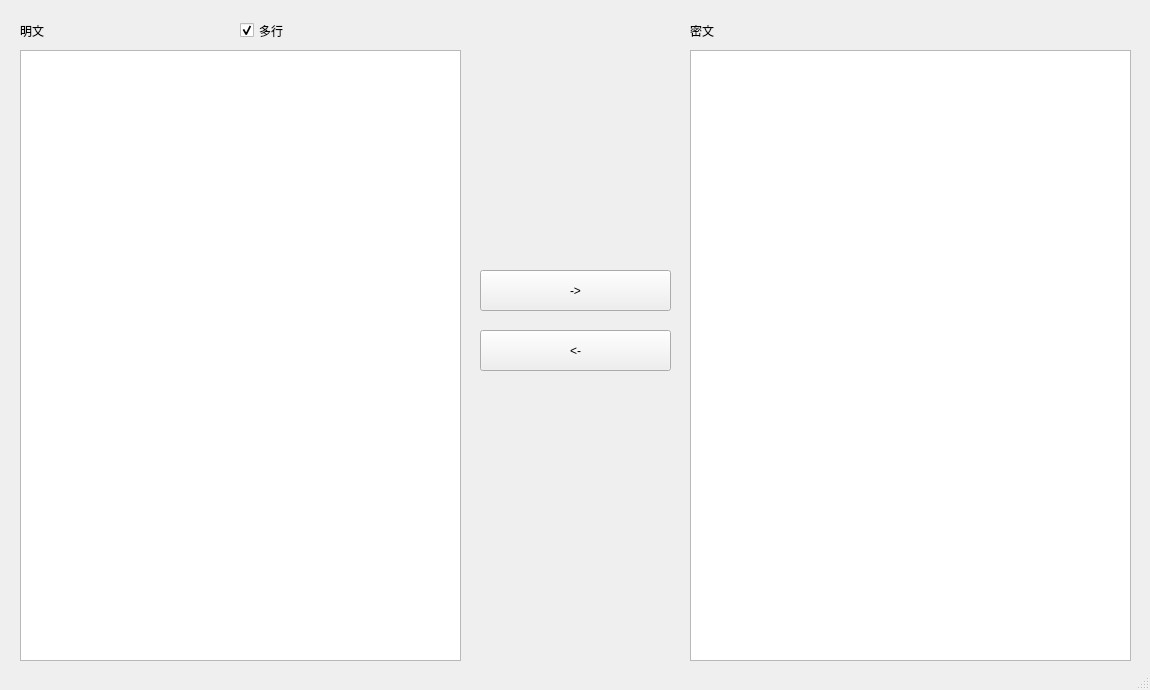
<?xml version="1.0" encoding="UTF-8"?>
<ui version="4.0">
 <class>MainWindow</class>
 <widget class="QMainWindow" name="MainWindow">
  <property name="geometry">
   <rect>
    <x>0</x>
    <y>0</y>
    <width>1150</width>
    <height>690</height>
   </rect>
  </property>
  <property name="windowTitle">
   <string>Base64加解密</string>
  </property>
  <widget class="QWidget" name="centralwidget">
   <widget class="QPlainTextEdit" name="text">
    <property name="geometry">
     <rect>
      <x>20</x>
      <y>50</y>
      <width>441</width>
      <height>611</height>
     </rect>
    </property>
   </widget>
   <widget class="QPlainTextEdit" name="password">
    <property name="geometry">
     <rect>
      <x>690</x>
      <y>50</y>
      <width>441</width>
      <height>611</height>
     </rect>
    </property>
   </widget>
   <widget class="QPushButton" name="encrypt">
    <property name="geometry">
     <rect>
      <x>480</x>
      <y>270</y>
      <width>191</width>
      <height>41</height>
     </rect>
    </property>
    <property name="text">
     <string>-&gt;</string>
    </property>
   </widget>
   <widget class="QPushButton" name="decrypt">
    <property name="geometry">
     <rect>
      <x>480</x>
      <y>330</y>
      <width>191</width>
      <height>41</height>
     </rect>
    </property>
    <property name="text">
     <string>&lt;-</string>
    </property>
   </widget>
   <widget class="QLabel" name="label">
    <property name="geometry">
     <rect>
      <x>20</x>
      <y>10</y>
      <width>221</width>
      <height>41</height>
     </rect>
    </property>
    <property name="text">
     <string>明文</string>
    </property>
   </widget>
   <widget class="QLabel" name="label_3">
    <property name="geometry">
     <rect>
      <x>690</x>
      <y>10</y>
      <width>441</width>
      <height>41</height>
     </rect>
    </property>
    <property name="text">
     <string>密文</string>
    </property>
   </widget>
   <widget class="QCheckBox" name="multiline">
    <property name="geometry">
     <rect>
      <x>240</x>
      <y>10</y>
      <width>221</width>
      <height>41</height>
     </rect>
    </property>
    <property name="text">
     <string>多行</string>
    </property>
    <property name="checked">
     <bool>true</bool>
    </property>
   </widget>
  </widget>
  <widget class="QStatusBar" name="statusbar"/>
 </widget>
 <resources/>
 <connections/>
</ui>
